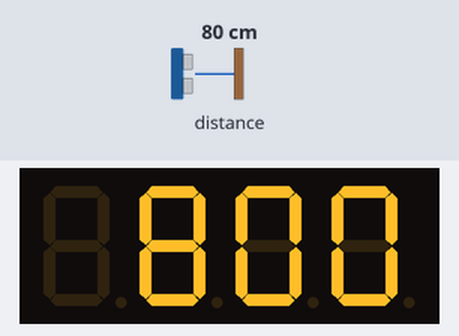
Bench run of a sketch on a simulated Arduino Uno, built with avr-gcc and run on an emulated ATmega328P. Shown: 4-digit seven-segment display. The test bench sets the inputs (shaded band); at power-on: distance to the obstacle 80 cm.

Above: at 1.2 s.
1.3 s: distance to the obstacle set to 2 cm
At 2.1 s:
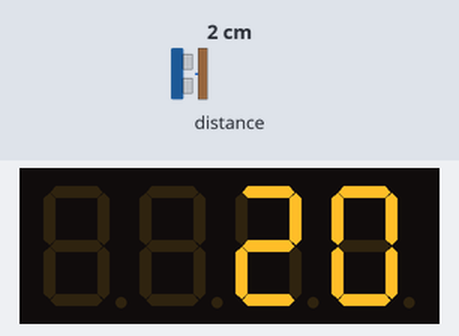
2.8 s: distance to the obstacle set to 4 cm
At 3.8 s:
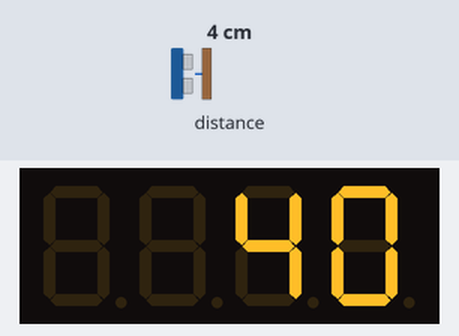
4.4 s: distance to the obstacle set to 9 cm
At 5.3 s:
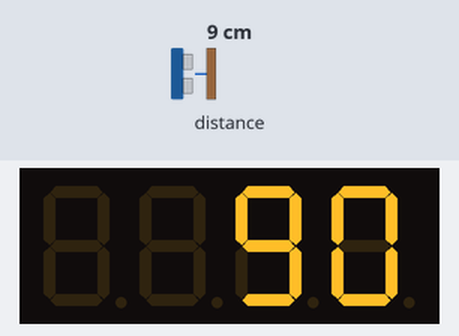
Timing chart, 0 to 7.4 s (numbered marks = the images above; inputs shaded):
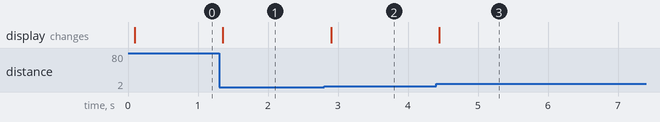

Measured:
- after the input at 1.3 s, the display: changes after 0.05 s (image 1)
- after the input at 2.8 s, the display: changes after 0.10 s (image 2)
- after the input at 4.4 s, the display: changes after 0.05 s (image 3)

The sketch:

check-tof-4digit.ino
```cpp
/**
 * Utility to check EEI-Stopwatch ToF sensor VL53L0X
 */

#include <TM1637TinyDisplay.h>
#include <VL53L0X.h>

#define CLK 2
#define DIO 3
TM1637TinyDisplay display(CLK, DIO);

VL53L0X tof;

void setup() {
  // 4-digit display
  display.begin();
  display.setBrightness(BRIGHT_7);
  // VL53L0X
  Wire.begin();
  tof.setTimeout(500);
  if (! tof.init())
  {
    display.showString("Tofe");
    while (1);
  }
  tof.startContinuous();
}

void loop() {
  int distance = tof.readRangeContinuousMillimeters();
  display.showNumber(distance);
  delay(100);
}
```
